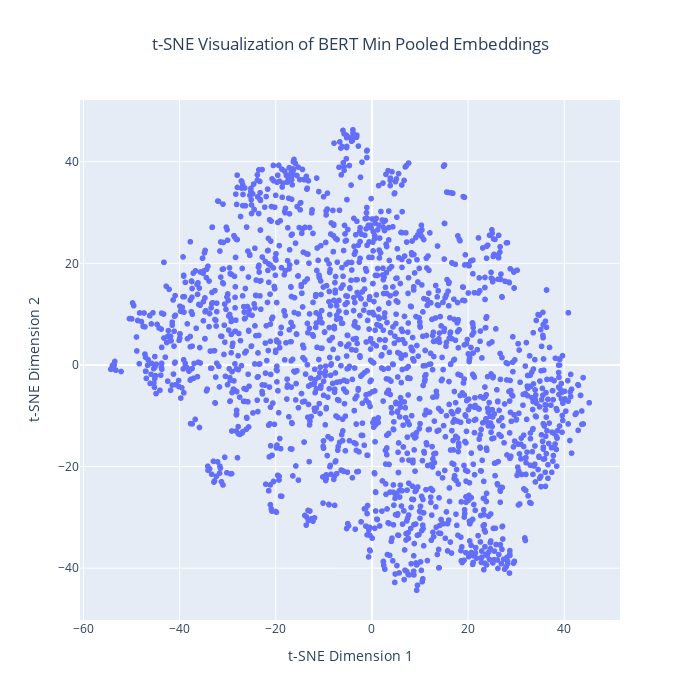

The notebook cell saved with this chart:
### Code cell
# PLOTTING MIN POOL EMBEDDINGS
plot_using_tsne(tsne_results_min_pool, article_names, 700, 700, "Min")

### Figure 1 — Plotly figure (JSON) as saved in the notebook; plotly's stock layout.template omitted (floating-point values rounded to 4 significant figures; data arrays with more than 128 entries replaced by an {"elided": "..."} marker saying what was removed)
{"data": [{"hovertemplate": "<b>%{hovertext}</b><br><br>t-SNE Dimension 1=%{x}<br>t-SNE Dimension 2=%{y}<extra></extra>", "hovertext": {"elided": "2000 str values"}, "legendgroup": "", "marker": {"color": "#636efa", "symbol": "circle"}, "mode": "markers", "name": "", "showlegend": false, "type": "scattergl", "x": {"elided": "2000 float values"}, "xaxis": "x", "y": {"elided": "2000 float values"}, "yaxis": "y"}], "layout": {"height": 700, "legend": {"tracegroupgap": 0}, "title": {"text": "t-SNE Visualization of BERT Min Pooled Embeddings", "x": 0.5, "xanchor": "center"}, "width": 700, "xaxis": {"anchor": "y", "domain": [0, 1], "title": {"text": "t-SNE Dimension 1"}}, "yaxis": {"anchor": "x", "domain": [0, 1], "title": {"text": "t-SNE Dimension 2"}}}}
